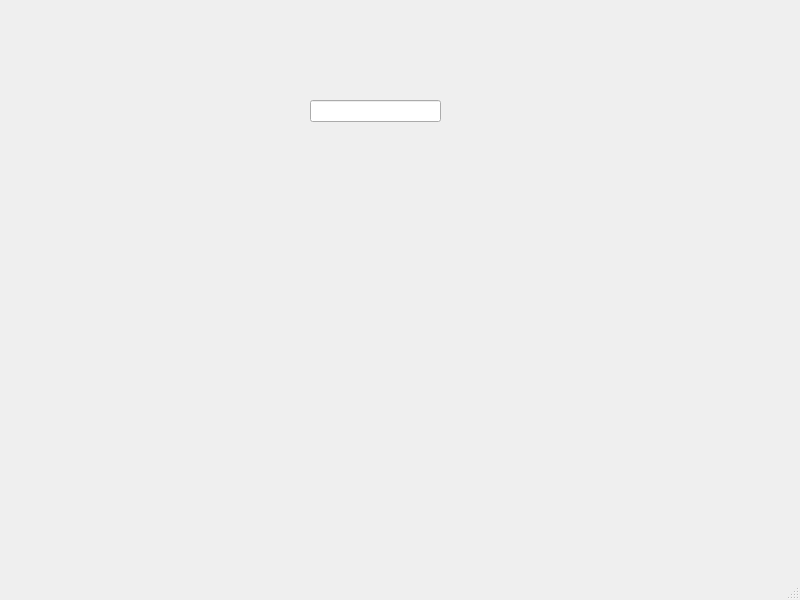
<?xml version="1.0" encoding="UTF-8"?>
<ui version="4.0">
 <class>MainWindow</class>
 <widget class="QMainWindow" name="MainWindow">
  <property name="geometry">
   <rect>
    <x>0</x>
    <y>0</y>
    <width>800</width>
    <height>600</height>
   </rect>
  </property>
  <property name="windowTitle">
   <string>MainWindow</string>
  </property>
  <widget class="QWidget" name="centralwidget">
   <widget class="QLabel" name="label">
    <property name="geometry">
     <rect>
      <x>310</x>
      <y>190</y>
      <width>211</width>
      <height>20</height>
     </rect>
    </property>
    <property name="text">
     <string/>
    </property>
   </widget>
   <widget class="QLineEdit" name="lineEdit">
    <property name="geometry">
     <rect>
      <x>310</x>
      <y>100</y>
      <width>131</width>
      <height>22</height>
     </rect>
    </property>
   </widget>
  </widget>
  <widget class="QMenuBar" name="menubar">
   <property name="geometry">
    <rect>
     <x>0</x>
     <y>0</y>
     <width>800</width>
     <height>22</height>
    </rect>
   </property>
  </widget>
  <widget class="QStatusBar" name="statusbar"/>
 </widget>
 <resources/>
 <connections/>
</ui>
